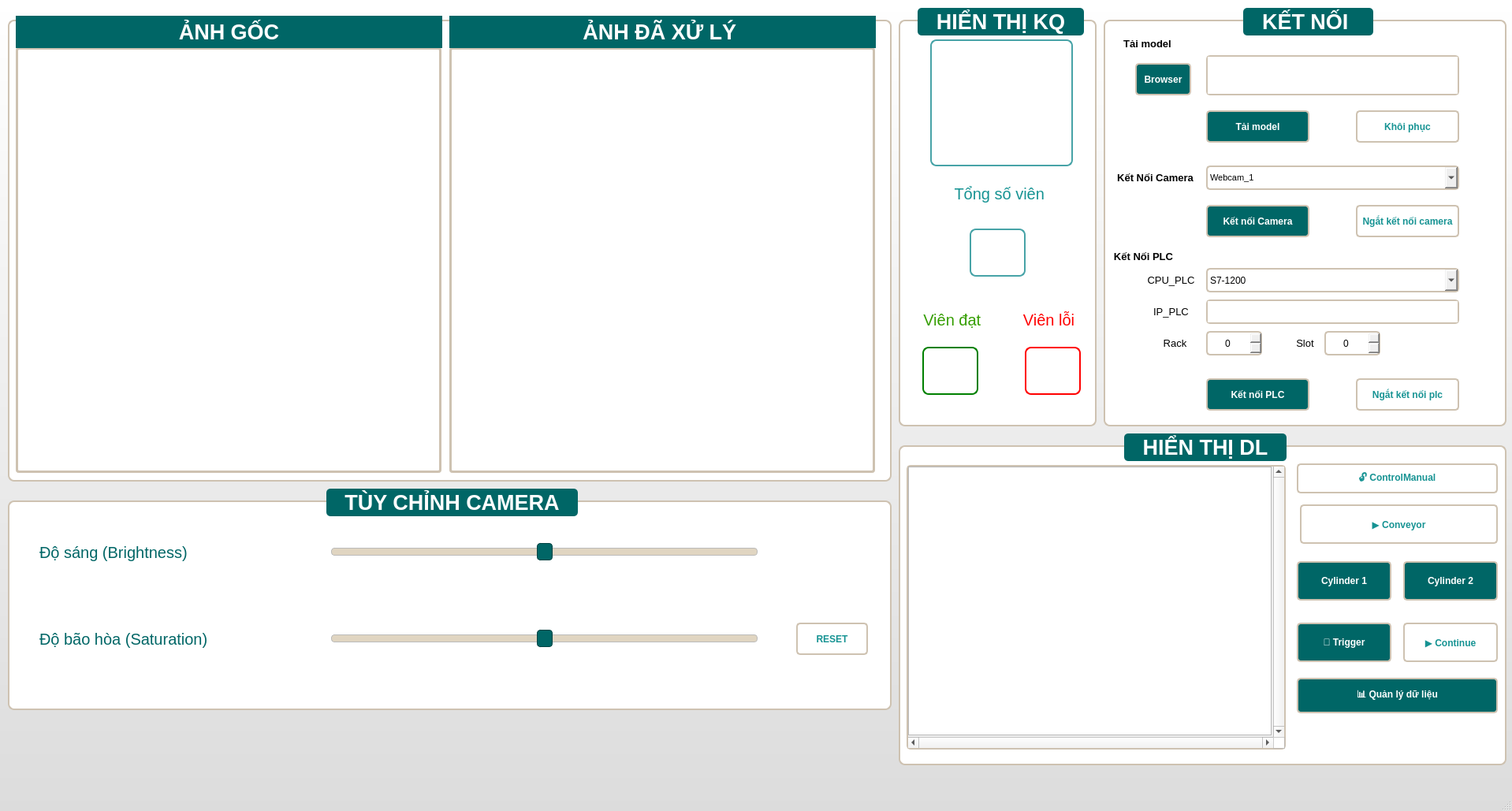
<?xml version="1.0" encoding="UTF-8"?>
<ui version="4.0">
 <class>Main</class>
 <widget class="QMainWindow" name="Main">
  <property name="windowModality">
   <enum>Qt::ApplicationModal</enum>
  </property>
  <property name="geometry">
   <rect>
    <x>0</x>
    <y>0</y>
    <width>1918</width>
    <height>1029</height>
   </rect>
  </property>
  <property name="windowTitle">
   <string>MainWindow</string>
  </property>
  <property name="windowState">
   <enum>Qt::WindowMaximized</enum>
  </property>
  <property name="styleSheet">
   <string notr="true">/* Thiết lập cho các GroupBox */
QGroupBox {
    border: 2px solid #CEC2B1;
    border-radius: 8px;
    margin-top: 15px; /* Tạo khoảng trống cho title */
    background-color: #FFFFFF;
}

QGroupBox::title {
    subcontrol-origin: margin;
    subcontrol-position: top center; 
    padding: 2px 20px;
    background-color: #006666;
    color: white;
    font-weight: bold;
    border-radius: 5px;
}
QMainWindow {
    background-color: qlineargradient(spread:pad, x1:0, y1:0, x2:0, y2:1, stop:0 #FFFFFF, stop:1 #DCDCDC);
}</string>
  </property>
  <widget class="QWidget" name="centralwidget">
   <widget class="QGroupBox" name="groupBox_hinhanh">
    <property name="geometry">
     <rect>
      <x>10</x>
      <y>10</y>
      <width>1121</width>
      <height>601</height>
     </rect>
    </property>
    <property name="mouseTracking">
     <bool>false</bool>
    </property>
    <property name="styleSheet">
     <string notr="true"/>
    </property>
    <property name="title">
     <string/>
    </property>
    <widget class="QGraphicsView" name="Anhdaxuly">
     <property name="geometry">
      <rect>
       <x>560</x>
       <y>50</y>
       <width>540</width>
       <height>540</height>
      </rect>
     </property>
     <property name="styleSheet">
      <string notr="true">QGraphicsView {
    border: 3px solid #CEC2B1; /* Viền màu be, dày 3px cho nổi bật */
    background-color: #FFFFFF; /* Đảm bảo nền luôn trắng sạch */
    border-radius: 4px;        /* Bo góc nhẹ cho hiện đại */
}</string>
     </property>
     <property name="verticalScrollBarPolicy">
      <enum>Qt::ScrollBarAlwaysOff</enum>
     </property>
     <property name="horizontalScrollBarPolicy">
      <enum>Qt::ScrollBarAlwaysOff</enum>
     </property>
    </widget>
    <widget class="QLabel" name="label_2">
     <property name="geometry">
      <rect>
       <x>560</x>
       <y>10</y>
       <width>541</width>
       <height>41</height>
      </rect>
     </property>
     <property name="font">
      <font>
       <pointsize>20</pointsize>
       <weight>75</weight>
       <bold>true</bold>
      </font>
     </property>
     <property name="styleSheet">
      <string notr="true">background-color: #006666;
color: rgb(255, 255, 255);</string>
     </property>
     <property name="text">
      <string>ẢNH ĐÃ XỬ LÝ </string>
     </property>
     <property name="alignment">
      <set>Qt::AlignCenter</set>
     </property>
    </widget>
    <widget class="QGraphicsView" name="Anhgoc">
     <property name="geometry">
      <rect>
       <x>10</x>
       <y>50</y>
       <width>540</width>
       <height>540</height>
      </rect>
     </property>
     <property name="styleSheet">
      <string notr="true">QGraphicsView {
    border: 3px solid #CEC2B1; /* Viền màu be, dày 3px cho nổi bật */
    background-color: #FFFFFF; /* Đảm bảo nền luôn trắng sạch */
    border-radius: 4px;        /* Bo góc nhẹ cho hiện đại */
}</string>
     </property>
     <property name="verticalScrollBarPolicy">
      <enum>Qt::ScrollBarAlwaysOff</enum>
     </property>
     <property name="horizontalScrollBarPolicy">
      <enum>Qt::ScrollBarAlwaysOff</enum>
     </property>
    </widget>
    <widget class="QLabel" name="label">
     <property name="geometry">
      <rect>
       <x>10</x>
       <y>10</y>
       <width>541</width>
       <height>41</height>
      </rect>
     </property>
     <property name="font">
      <font>
       <pointsize>20</pointsize>
       <weight>75</weight>
       <bold>true</bold>
      </font>
     </property>
     <property name="styleSheet">
      <string notr="true">background-color: #006666;
color: rgb(255, 255, 255);</string>
     </property>
     <property name="text">
      <string>ẢNH GỐC</string>
     </property>
     <property name="alignment">
      <set>Qt::AlignCenter</set>
     </property>
    </widget>
   </widget>
   <widget class="QGroupBox" name="groupBox_ketnoi">
    <property name="geometry">
     <rect>
      <x>1400</x>
      <y>10</y>
      <width>511</width>
      <height>531</height>
     </rect>
    </property>
    <property name="font">
     <font>
      <pointsize>20</pointsize>
      <weight>75</weight>
      <bold>true</bold>
     </font>
    </property>
    <property name="styleSheet">
     <string notr="true"/>
    </property>
    <property name="title">
     <string>KẾT NỐI </string>
    </property>
    <property name="alignment">
     <set>Qt::AlignCenter</set>
    </property>
    <widget class="QLabel" name="label_9">
     <property name="geometry">
      <rect>
       <x>10</x>
       <y>300</y>
       <width>81</width>
       <height>31</height>
      </rect>
     </property>
     <property name="font">
      <font>
       <pointsize>10</pointsize>
       <weight>75</weight>
       <bold>true</bold>
      </font>
     </property>
     <property name="text">
      <string>Kết Nối PLC</string>
     </property>
     <property name="alignment">
      <set>Qt::AlignCenter</set>
     </property>
    </widget>
    <widget class="QLabel" name="label_10">
     <property name="geometry">
      <rect>
       <x>10</x>
       <y>200</y>
       <width>111</width>
       <height>31</height>
      </rect>
     </property>
     <property name="font">
      <font>
       <pointsize>10</pointsize>
       <weight>75</weight>
       <bold>true</bold>
      </font>
     </property>
     <property name="text">
      <string>Kết Nối Camera</string>
     </property>
     <property name="alignment">
      <set>Qt::AlignCenter</set>
     </property>
    </widget>
    <widget class="QComboBox" name="cbKetnoicamera">
     <property name="geometry">
      <rect>
       <x>130</x>
       <y>200</y>
       <width>321</width>
       <height>31</height>
      </rect>
     </property>
     <property name="font">
      <font>
       <pointsize>8</pointsize>
       <weight>50</weight>
       <bold>false</bold>
      </font>
     </property>
     <property name="styleSheet">
      <string notr="true">border: 2px solid #CEC2B1;
border-radius: 5px;</string>
     </property>
     <item>
      <property name="text">
       <string>Webcam_1</string>
      </property>
     </item>
     <item>
      <property name="text">
       <string>Webcam_2</string>
      </property>
     </item>
     <item>
      <property name="text">
       <string>Camera_custom</string>
      </property>
     </item>
    </widget>
    <widget class="QTextEdit" name="Ipplc">
     <property name="geometry">
      <rect>
       <x>130</x>
       <y>370</y>
       <width>321</width>
       <height>31</height>
      </rect>
     </property>
     <property name="acceptDrops">
      <bool>true</bool>
     </property>
     <property name="styleSheet">
      <string notr="true">QTextEdit{
border: 2px solid #CEC2B1;
	border-radius: 5px;
}</string>
     </property>
     <property name="verticalScrollBarPolicy">
      <enum>Qt::ScrollBarAlwaysOff</enum>
     </property>
     <property name="horizontalScrollBarPolicy">
      <enum>Qt::ScrollBarAlwaysOff</enum>
     </property>
     <property name="undoRedoEnabled">
      <bool>true</bool>
     </property>
     <property name="acceptRichText">
      <bool>true</bool>
     </property>
    </widget>
    <widget class="QLabel" name="label_11">
     <property name="geometry">
      <rect>
       <x>50</x>
       <y>370</y>
       <width>71</width>
       <height>31</height>
      </rect>
     </property>
     <property name="font">
      <font>
       <pointsize>10</pointsize>
       <weight>50</weight>
       <bold>false</bold>
      </font>
     </property>
     <property name="text">
      <string>IP_PLC</string>
     </property>
     <property name="alignment">
      <set>Qt::AlignCenter</set>
     </property>
    </widget>
    <widget class="QLabel" name="label_12">
     <property name="geometry">
      <rect>
       <x>70</x>
       <y>410</y>
       <width>41</width>
       <height>31</height>
      </rect>
     </property>
     <property name="font">
      <font>
       <pointsize>10</pointsize>
       <weight>50</weight>
       <bold>false</bold>
      </font>
     </property>
     <property name="text">
      <string>Rack</string>
     </property>
     <property name="alignment">
      <set>Qt::AlignCenter</set>
     </property>
    </widget>
    <widget class="QLabel" name="label_13">
     <property name="geometry">
      <rect>
       <x>240</x>
       <y>410</y>
       <width>31</width>
       <height>31</height>
      </rect>
     </property>
     <property name="font">
      <font>
       <pointsize>10</pointsize>
       <weight>50</weight>
       <bold>false</bold>
      </font>
     </property>
     <property name="text">
      <string>Slot</string>
     </property>
     <property name="alignment">
      <set>Qt::AlignCenter</set>
     </property>
    </widget>
    <widget class="QPushButton" name="btKetnoiplc">
     <property name="geometry">
      <rect>
       <x>130</x>
       <y>470</y>
       <width>131</width>
       <height>41</height>
      </rect>
     </property>
     <property name="minimumSize">
      <size>
       <width>0</width>
       <height>0</height>
      </size>
     </property>
     <property name="font">
      <font>
       <weight>75</weight>
       <bold>true</bold>
      </font>
     </property>
     <property name="styleSheet">
      <string notr="true">QPushButton {
    background-color: #006666;
    color: white;
    border: 2px solid #CEC2B1;
	border-radius: 5px;
    padding: 5px;
    font-weight: bold;
}

QPushButton:hover {
    background-color: #008080; /* Hiệu ứng khi di chuột */
}
QPushButton:pressed {
	background-color: #0F6A6A;
}</string>
     </property>
     <property name="text">
      <string>Kết nối PLC</string>
     </property>
    </widget>
    <widget class="QPushButton" name="btKetnoicamera">
     <property name="geometry">
      <rect>
       <x>130</x>
       <y>250</y>
       <width>131</width>
       <height>41</height>
      </rect>
     </property>
     <property name="font">
      <font>
       <weight>75</weight>
       <bold>true</bold>
       <kerning>true</kerning>
      </font>
     </property>
     <property name="styleSheet">
      <string notr="true">QPushButton {
    background-color: #006666;
    color: white;
    border: 2px solid #CEC2B1;
	border-radius: 5px;
    padding: 5px;
    font-weight: bold;
}

QPushButton:hover {
    background-color: #008080; /* Hiệu ứng khi di chuột */
}
QPushButton:pressed {
	background-color: #0F6A6A;
}</string>
     </property>
     <property name="text">
      <string>Kết nối Camera</string>
     </property>
    </widget>
    <widget class="QPushButton" name="btNgatketnoicamera">
     <property name="geometry">
      <rect>
       <x>320</x>
       <y>250</y>
       <width>131</width>
       <height>41</height>
      </rect>
     </property>
     <property name="font">
      <font>
       <weight>75</weight>
       <bold>true</bold>
      </font>
     </property>
     <property name="styleSheet">
      <string notr="true">QPushButton {
	color: #169393;
	background-color: #FFFFFF;
	border: 2px solid #CEC2B1;
	border-radius: 5px;
}
QPushButton:hover {
	background-color: #E2C0B2;
	color: #FFFFFF;
}
QPushButton:pressed {
	background-color: #B5A08C;
}</string>
     </property>
     <property name="text">
      <string>Ngắt kết nối camera</string>
     </property>
    </widget>
    <widget class="QPushButton" name="btNgatketnoiplc">
     <property name="geometry">
      <rect>
       <x>320</x>
       <y>470</y>
       <width>131</width>
       <height>41</height>
      </rect>
     </property>
     <property name="font">
      <font>
       <weight>75</weight>
       <bold>true</bold>
      </font>
     </property>
     <property name="styleSheet">
      <string notr="true">QPushButton {
	color: #169393;
	background-color: #FFFFFF;
	border: 2px solid #CEC2B1;
	border-radius: 5px;
}
QPushButton:hover {
	background-color: #E2C0B2;
	color: #FFFFFF;
}
QPushButton:pressed {
	background-color: #B5A08C;
}</string>
     </property>
     <property name="text">
      <string>Ngắt kết nối plc</string>
     </property>
    </widget>
    <widget class="QPushButton" name="btTaimodel">
     <property name="geometry">
      <rect>
       <x>130</x>
       <y>130</y>
       <width>131</width>
       <height>41</height>
      </rect>
     </property>
     <property name="font">
      <font>
       <weight>75</weight>
       <bold>true</bold>
       <kerning>true</kerning>
      </font>
     </property>
     <property name="styleSheet">
      <string notr="true">QPushButton {
    background-color: #006666;
    color: white;
    border: 2px solid #CEC2B1;
	border-radius: 5px;
    padding: 5px;
    font-weight: bold;
}

QPushButton:hover {
    background-color: #008080; /* Hiệu ứng khi di chuột */
}
QPushButton:pressed {
	background-color: #0F6A6A;
}</string>
     </property>
     <property name="text">
      <string>Tải model</string>
     </property>
    </widget>
    <widget class="QTextEdit" name="duongdanmodel">
     <property name="geometry">
      <rect>
       <x>130</x>
       <y>60</y>
       <width>321</width>
       <height>51</height>
      </rect>
     </property>
     <property name="styleSheet">
      <string notr="true">QTextEdit{
border: 2px solid #CEC2B1;
	border-radius: 5px;
}</string>
     </property>
     <property name="verticalScrollBarPolicy">
      <enum>Qt::ScrollBarAlwaysOff</enum>
     </property>
     <property name="horizontalScrollBarPolicy">
      <enum>Qt::ScrollBarAlwaysOff</enum>
     </property>
    </widget>
    <widget class="QPushButton" name="btKhoiphuc">
     <property name="geometry">
      <rect>
       <x>320</x>
       <y>130</y>
       <width>131</width>
       <height>41</height>
      </rect>
     </property>
     <property name="font">
      <font>
       <weight>75</weight>
       <bold>true</bold>
      </font>
     </property>
     <property name="styleSheet">
      <string notr="true">QPushButton {
	color: #169393;
	background-color: #FFFFFF;
	border: 2px solid #CEC2B1;
	border-radius: 5px;
}
QPushButton:hover {
	background-color: #E2C0B2;
	color: #FFFFFF;
}
QPushButton:pressed {
	background-color: #B5A08C;
}</string>
     </property>
     <property name="text">
      <string>Khôi phục</string>
     </property>
    </widget>
    <widget class="QLabel" name="label_15">
     <property name="geometry">
      <rect>
       <x>0</x>
       <y>30</y>
       <width>111</width>
       <height>31</height>
      </rect>
     </property>
     <property name="font">
      <font>
       <pointsize>10</pointsize>
       <weight>75</weight>
       <bold>true</bold>
      </font>
     </property>
     <property name="text">
      <string>Tải model</string>
     </property>
     <property name="alignment">
      <set>Qt::AlignCenter</set>
     </property>
    </widget>
    <widget class="QPushButton" name="btBrowser">
     <property name="geometry">
      <rect>
       <x>40</x>
       <y>70</y>
       <width>71</width>
       <height>41</height>
      </rect>
     </property>
     <property name="font">
      <font>
       <weight>75</weight>
       <bold>true</bold>
       <kerning>true</kerning>
      </font>
     </property>
     <property name="styleSheet">
      <string notr="true">QPushButton {
    background-color: #006666;
    color: white;
    border: 2px solid #CEC2B1;
	border-radius: 5px;
    padding: 5px;
    font-weight: bold;
}

QPushButton:hover {
    background-color: #008080; /* Hiệu ứng khi di chuột */
}
QPushButton:pressed {
	background-color: #0F6A6A;
}</string>
     </property>
     <property name="text">
      <string>Browser</string>
     </property>
    </widget>
    <widget class="QSpinBox" name="Rackplc">
     <property name="geometry">
      <rect>
       <x>130</x>
       <y>410</y>
       <width>71</width>
       <height>31</height>
      </rect>
     </property>
     <property name="styleSheet">
      <string notr="true">QSpinBox{
border: 2px solid #CEC2B1;
	border-radius: 5px;
}</string>
     </property>
     <property name="alignment">
      <set>Qt::AlignCenter</set>
     </property>
    </widget>
    <widget class="QSpinBox" name="Slotplc">
     <property name="geometry">
      <rect>
       <x>280</x>
       <y>410</y>
       <width>71</width>
       <height>31</height>
      </rect>
     </property>
     <property name="styleSheet">
      <string notr="true">QSpinBox{
border: 2px solid #CEC2B1;
	border-radius: 5px;
}</string>
     </property>
     <property name="alignment">
      <set>Qt::AlignCenter</set>
     </property>
    </widget>
    <widget class="QComboBox" name="CPU_PLC">
     <property name="geometry">
      <rect>
       <x>130</x>
       <y>330</y>
       <width>321</width>
       <height>31</height>
      </rect>
     </property>
     <property name="styleSheet">
      <string notr="true">border: 2px solid #CEC2B1;
border-radius: 5px;
</string>
     </property>
     <item>
      <property name="text">
       <string>S7-1200</string>
      </property>
     </item>
     <item>
      <property name="text">
       <string>S7-1500</string>
      </property>
     </item>
     <item>
      <property name="text">
       <string>S7-400</string>
      </property>
     </item>
    </widget>
    <widget class="QLabel" name="label_20">
     <property name="geometry">
      <rect>
       <x>50</x>
       <y>330</y>
       <width>71</width>
       <height>31</height>
      </rect>
     </property>
     <property name="font">
      <font>
       <pointsize>10</pointsize>
       <weight>50</weight>
       <bold>false</bold>
      </font>
     </property>
     <property name="text">
      <string>CPU_PLC</string>
     </property>
     <property name="alignment">
      <set>Qt::AlignCenter</set>
     </property>
    </widget>
   </widget>
   <widget class="QGroupBox" name="groupBox_hienthidl">
    <property name="geometry">
     <rect>
      <x>1140</x>
      <y>550</y>
      <width>771</width>
      <height>421</height>
     </rect>
    </property>
    <property name="font">
     <font>
      <pointsize>20</pointsize>
      <weight>75</weight>
      <bold>true</bold>
     </font>
    </property>
    <property name="styleSheet">
     <string notr="true"/>
    </property>
    <property name="title">
     <string>HIỂN THỊ DL</string>
    </property>
    <property name="alignment">
     <set>Qt::AlignCenter</set>
    </property>
    <widget class="QScrollArea" name="scrollArea">
     <property name="geometry">
      <rect>
       <x>10</x>
       <y>40</y>
       <width>481</width>
       <height>361</height>
      </rect>
     </property>
     <property name="styleSheet">
      <string notr="true">/* Chỉnh viền tổng thể cho ScrollArea */
QScrollArea {
    border: 2px solid #CEC2B1; /* Màu be trung tính đồng bộ với GroupBox */
    border-radius: 5px;        /* Bo góc nhẹ cho hiện đại */
    background-color: #FFFFFF; /* Đảm bảo nền trắng sạch */
}

/* Quan trọng: Chỉnh viền cho vùng nội dung bên trong để không bị đè viền */
QScrollArea #scrollAreaWidgetContents {
    background-color: #FFFFFF;
}</string>
     </property>
     <property name="verticalScrollBarPolicy">
      <enum>Qt::ScrollBarAlwaysOn</enum>
     </property>
     <property name="horizontalScrollBarPolicy">
      <enum>Qt::ScrollBarAlwaysOn</enum>
     </property>
     <property name="sizeAdjustPolicy">
      <enum>QAbstractScrollArea::AdjustIgnored</enum>
     </property>
     <property name="widgetResizable">
      <bool>true</bool>
     </property>
     <widget class="QWidget" name="scrollAreaWidgetContents_2">
      <property name="geometry">
       <rect>
        <x>0</x>
        <y>0</y>
        <width>460</width>
        <height>340</height>
       </rect>
      </property>
      <widget class="QListView" name="Hienthidulieu">
       <property name="geometry">
        <rect>
         <x>0</x>
         <y>0</y>
         <width>461</width>
         <height>341</height>
        </rect>
       </property>
      </widget>
     </widget>
    </widget>
    <widget class="QPushButton" name="btControlManual">
     <property name="geometry">
      <rect>
       <x>505</x>
       <y>38</y>
       <width>255</width>
       <height>38</height>
      </rect>
     </property>
     <property name="font">
      <font>
       <weight>75</weight>
       <bold>true</bold>
      </font>
     </property>
     <property name="styleSheet">
      <string notr="true">QPushButton {
	color: #169393;
	background-color: #FFFFFF;
	border: 2px solid #CEC2B1;
	border-radius: 5px;
}
QPushButton:hover {
	background-color: #E2C0B2;
	color: #FFFFFF;
}
QPushButton:pressed {
	background-color: #B5A08C;
}</string>
     </property>
     <property name="text">
      <string>🔓 ControlManual</string>
     </property>
    </widget>
    <widget class="QPushButton" name="btXuat">
     <property name="geometry">
      <rect>
       <x>505</x>
       <y>310</y>
       <width>255</width>
       <height>45</height>
      </rect>
     </property>
     <property name="font">
      <font>
       <weight>75</weight>
       <bold>true</bold>
      </font>
     </property>
     <property name="layoutDirection">
      <enum>Qt::LeftToRight</enum>
     </property>
     <property name="styleSheet">
      <string notr="true">QPushButton {
    background-color: #006666;
    color: white;
    border: 2px solid #CEC2B1;
	border-radius: 5px;
    padding: 5px;
    font-weight: bold;
}
QPushButton:hover {
    background-color: #008080; /* Hiệu ứng khi di chuột */
}
QPushButton:pressed {
	background-color: #0F6A6A;
}</string>
     </property>
     <property name="text">
      <string>📊 Quản lý dữ liệu</string>
     </property>
    </widget>
    <widget class="QPushButton" name="btConveyor">
     <property name="geometry">
      <rect>
       <x>509</x>
       <y>90</y>
       <width>251</width>
       <height>50</height>
      </rect>
     </property>
     <property name="font">
      <font>
       <weight>75</weight>
       <bold>true</bold>
      </font>
     </property>
     <property name="styleSheet">
      <string notr="true">QPushButton {
	color: #169393;
	background-color: #FFFFFF;
	border: 2px solid #CEC2B1;
	border-radius: 5px;
}
QPushButton:hover {
	background-color: #E2C0B2;
	color: #FFFFFF;
}
QPushButton:pressed {
	background-color: #B5A08C;
}</string>
     </property>
     <property name="text">
      <string>▶ Conveyor</string>
     </property>
    </widget>
    <widget class="QPushButton" name="btCylinder1">
     <property name="geometry">
      <rect>
       <x>505</x>
       <y>162</y>
       <width>120</width>
       <height>50</height>
      </rect>
     </property>
     <property name="font">
      <font>
       <weight>75</weight>
       <bold>true</bold>
      </font>
     </property>
     <property name="styleSheet">
      <string notr="true">QPushButton {
    background-color: #006666;
    color: white;
    border: 2px solid #CEC2B1;
	border-radius: 5px;
    padding: 5px;
    font-weight: bold;
}
QPushButton:hover {
    background-color: #008080;
}
QPushButton:pressed {
	background-color: #0F6A6A;
}</string>
     </property>
     <property name="text">
      <string>Cylinder 1</string>
     </property>
    </widget>
    <widget class="QPushButton" name="btCylinder2">
     <property name="geometry">
      <rect>
       <x>640</x>
       <y>162</y>
       <width>120</width>
       <height>50</height>
      </rect>
     </property>
     <property name="font">
      <font>
       <weight>75</weight>
       <bold>true</bold>
      </font>
     </property>
     <property name="styleSheet">
      <string notr="true">QPushButton {
    background-color: #006666;
    color: white;
    border: 2px solid #CEC2B1;
	border-radius: 5px;
    padding: 5px;
    font-weight: bold;
}
QPushButton:hover {
    background-color: #008080;
}
QPushButton:pressed {
	background-color: #0F6A6A;
}</string>
     </property>
     <property name="text">
      <string>Cylinder 2</string>
     </property>
    </widget>
    <widget class="QPushButton" name="btTrigger">
     <property name="geometry">
      <rect>
       <x>505</x>
       <y>240</y>
       <width>120</width>
       <height>50</height>
      </rect>
     </property>
     <property name="font">
      <font>
       <weight>75</weight>
       <bold>true</bold>
      </font>
     </property>
     <property name="styleSheet">
      <string notr="true">QPushButton {
    background-color: #006666;
    color: white;
    border: 2px solid #CEC2B1;
	border-radius: 5px;
    padding: 5px;
    font-weight: bold;
}
QPushButton:hover {
    background-color: #008080;
}
QPushButton:pressed {
	background-color: #0F6A6A;
}</string>
     </property>
     <property name="text">
      <string>📸 Trigger</string>
     </property>
    </widget>
    <widget class="QPushButton" name="btContinue">
     <property name="geometry">
      <rect>
       <x>640</x>
       <y>240</y>
       <width>120</width>
       <height>50</height>
      </rect>
     </property>
     <property name="font">
      <font>
       <weight>75</weight>
       <bold>true</bold>
      </font>
     </property>
     <property name="styleSheet">
      <string notr="true">QPushButton {
	color: #169393;
	background-color: #FFFFFF;
	border: 2px solid #CEC2B1;
	border-radius: 5px;
}
QPushButton:hover {
	background-color: #E2C0B2;
	color: #FFFFFF;
}
QPushButton:pressed {
	background-color: #B5A08C;
}</string>
     </property>
     <property name="text">
      <string>▶ Continue</string>
     </property>
    </widget>
   </widget>
   <widget class="QGroupBox" name="groupBox_tuychinhcamera">
    <property name="geometry">
     <rect>
      <x>10</x>
      <y>620</y>
      <width>1121</width>
      <height>281</height>
     </rect>
    </property>
    <property name="font">
     <font>
      <pointsize>20</pointsize>
      <weight>75</weight>
      <bold>true</bold>
     </font>
    </property>
    <property name="styleSheet">
     <string notr="true"/>
    </property>
    <property name="title">
     <string>TÙY CHỈNH CAMERA</string>
    </property>
    <property name="alignment">
     <set>Qt::AlignCenter</set>
    </property>
    <widget class="QSlider" name="Slider_Dosang">
     <property name="geometry">
      <rect>
       <x>410</x>
       <y>60</y>
       <width>541</width>
       <height>41</height>
      </rect>
     </property>
     <property name="styleSheet">
      <string notr="true">QSlider::groove:horizontal {
    border: 1px solid #bbb;
    height: 8px;
    background: #e0d5c1;
    border-radius: 4px;
}

QSlider::handle:horizontal {
    background: #006666;
    border: 1px solid #004444;
    width: 18px;
    margin: -7px 0;
    border-radius: 4px;
}</string>
     </property>
     <property name="minimum">
      <number>-50</number>
     </property>
     <property name="maximum">
      <number>50</number>
     </property>
     <property name="pageStep">
      <number>5</number>
     </property>
     <property name="value">
      <number>0</number>
     </property>
     <property name="sliderPosition">
      <number>0</number>
     </property>
     <property name="orientation">
      <enum>Qt::Horizontal</enum>
     </property>
     <property name="tickPosition">
      <enum>QSlider::TicksBothSides</enum>
     </property>
     <property name="tickInterval">
      <number>5</number>
     </property>
    </widget>
    <widget class="QLabel" name="label_16">
     <property name="geometry">
      <rect>
       <x>40</x>
       <y>60</y>
       <width>201</width>
       <height>41</height>
      </rect>
     </property>
     <property name="font">
      <font>
       <pointsize>15</pointsize>
       <weight>50</weight>
       <bold>false</bold>
      </font>
     </property>
     <property name="styleSheet">
      <string notr="true">color: #006666;</string>
     </property>
     <property name="text">
      <string>Độ sáng (Brightness)</string>
     </property>
     <property name="alignment">
      <set>Qt::AlignLeading|Qt::AlignLeft|Qt::AlignVCenter</set>
     </property>
    </widget>
    <widget class="QSlider" name="Slider_baohoa">
     <property name="geometry">
      <rect>
       <x>410</x>
       <y>170</y>
       <width>541</width>
       <height>41</height>
      </rect>
     </property>
     <property name="styleSheet">
      <string notr="true">QSlider::groove:horizontal {
    border: 1px solid #bbb;
    height: 8px;
    background: #e0d5c1;
    border-radius: 4px;
}

QSlider::handle:horizontal {
    background: #006666;
    border: 1px solid #004444;
    width: 18px;
    margin: -7px 0;
    border-radius: 4px;
}</string>
     </property>
     <property name="minimum">
      <number>-50</number>
     </property>
     <property name="maximum">
      <number>50</number>
     </property>
     <property name="pageStep">
      <number>5</number>
     </property>
     <property name="value">
      <number>0</number>
     </property>
     <property name="sliderPosition">
      <number>0</number>
     </property>
     <property name="orientation">
      <enum>Qt::Horizontal</enum>
     </property>
     <property name="tickPosition">
      <enum>QSlider::TicksBothSides</enum>
     </property>
     <property name="tickInterval">
      <number>5</number>
     </property>
    </widget>
    <widget class="QLabel" name="label_17">
     <property name="geometry">
      <rect>
       <x>40</x>
       <y>170</y>
       <width>221</width>
       <height>41</height>
      </rect>
     </property>
     <property name="font">
      <font>
       <pointsize>15</pointsize>
       <weight>50</weight>
       <bold>false</bold>
      </font>
     </property>
     <property name="styleSheet">
      <string notr="true">color: #006666;</string>
     </property>
     <property name="text">
      <string>Độ bão hòa (Saturation)</string>
     </property>
     <property name="alignment">
      <set>Qt::AlignLeading|Qt::AlignLeft|Qt::AlignVCenter</set>
     </property>
    </widget>
    <widget class="QPushButton" name="Resset_hinhanh">
     <property name="geometry">
      <rect>
       <x>1000</x>
       <y>170</y>
       <width>91</width>
       <height>41</height>
      </rect>
     </property>
     <property name="font">
      <font>
       <weight>75</weight>
       <bold>true</bold>
      </font>
     </property>
     <property name="styleSheet">
      <string notr="true">QPushButton {
	color: #169393;
	background-color: #FFFFFF;
	border: 2px solid #CEC2B1;
	border-radius: 5px;
}
QPushButton:hover {
	background-color: #E2C0B2;
	color: #FFFFFF;
}
QPushButton:pressed {
	background-color: #B5A08C;
}</string>
     </property>
     <property name="text">
      <string>RESET</string>
     </property>
    </widget>
   </widget>
   <widget class="QGroupBox" name="groupBox_hienthikq">
    <property name="geometry">
     <rect>
      <x>1140</x>
      <y>10</y>
      <width>251</width>
      <height>531</height>
     </rect>
    </property>
    <property name="font">
     <font>
      <pointsize>20</pointsize>
      <weight>75</weight>
      <bold>true</bold>
     </font>
    </property>
    <property name="styleSheet">
     <string notr="true"/>
    </property>
    <property name="title">
     <string>HIỂN THỊ KQ</string>
    </property>
    <property name="alignment">
     <set>Qt::AlignCenter</set>
    </property>
    <widget class="QLabel" name="label_3">
     <property name="geometry">
      <rect>
       <x>70</x>
       <y>200</y>
       <width>121</width>
       <height>71</height>
      </rect>
     </property>
     <property name="font">
      <font>
       <pointsize>15</pointsize>
       <weight>50</weight>
       <bold>false</bold>
      </font>
     </property>
     <property name="styleSheet">
      <string notr="true">color: rgb(22, 147, 147);
</string>
     </property>
     <property name="text">
      <string>Tổng số viên </string>
     </property>
     <property name="alignment">
      <set>Qt::AlignCenter</set>
     </property>
    </widget>
    <widget class="QLabel" name="Tongsovien">
     <property name="geometry">
      <rect>
       <x>90</x>
       <y>280</y>
       <width>71</width>
       <height>61</height>
      </rect>
     </property>
     <property name="font">
      <font>
       <pointsize>15</pointsize>
      </font>
     </property>
     <property name="styleSheet">
      <string notr="true">QLabel
{
   border: 2px solid #47A3A7; 
    border-radius: 8px;

}</string>
     </property>
     <property name="text">
      <string/>
     </property>
     <property name="alignment">
      <set>Qt::AlignCenter</set>
     </property>
     <property name="wordWrap">
      <bool>false</bool>
     </property>
    </widget>
    <widget class="QLabel" name="Viendat">
     <property name="geometry">
      <rect>
       <x>30</x>
       <y>430</y>
       <width>71</width>
       <height>61</height>
      </rect>
     </property>
     <property name="font">
      <font>
       <pointsize>15</pointsize>
      </font>
     </property>
     <property name="styleSheet">
      <string notr="true">QLabel
{
   border: 2px solid green; 
    border-radius: 8px;

}</string>
     </property>
     <property name="text">
      <string/>
     </property>
     <property name="alignment">
      <set>Qt::AlignCenter</set>
     </property>
     <property name="wordWrap">
      <bool>false</bool>
     </property>
    </widget>
    <widget class="QLabel" name="label_6">
     <property name="geometry">
      <rect>
       <x>20</x>
       <y>360</y>
       <width>101</width>
       <height>71</height>
      </rect>
     </property>
     <property name="font">
      <font>
       <pointsize>15</pointsize>
       <weight>50</weight>
       <bold>false</bold>
      </font>
     </property>
     <property name="styleSheet">
      <string notr="true">color: rgb(52, 157, 0);</string>
     </property>
     <property name="text">
      <string>Viên đạt </string>
     </property>
     <property name="alignment">
      <set>Qt::AlignCenter</set>
     </property>
    </widget>
    <widget class="QLabel" name="Vienloi">
     <property name="geometry">
      <rect>
       <x>160</x>
       <y>430</y>
       <width>71</width>
       <height>61</height>
      </rect>
     </property>
     <property name="font">
      <font>
       <pointsize>15</pointsize>
      </font>
     </property>
     <property name="styleSheet">
      <string notr="true">QLabel
{
   border: 2px solid red; 
    border-radius: 8px;

}</string>
     </property>
     <property name="text">
      <string/>
     </property>
     <property name="alignment">
      <set>Qt::AlignCenter</set>
     </property>
     <property name="wordWrap">
      <bool>false</bool>
     </property>
    </widget>
    <widget class="QLabel" name="label_8">
     <property name="geometry">
      <rect>
       <x>140</x>
       <y>360</y>
       <width>101</width>
       <height>71</height>
      </rect>
     </property>
     <property name="font">
      <font>
       <pointsize>15</pointsize>
       <weight>50</weight>
       <bold>false</bold>
      </font>
     </property>
     <property name="styleSheet">
      <string notr="true">color: rgb(255, 0, 0);</string>
     </property>
     <property name="text">
      <string>Viên lỗi</string>
     </property>
     <property name="alignment">
      <set>Qt::AlignCenter</set>
     </property>
    </widget>
    <widget class="QLabel" name="hienthiKQ">
     <property name="geometry">
      <rect>
       <x>40</x>
       <y>40</y>
       <width>181</width>
       <height>161</height>
      </rect>
     </property>
     <property name="font">
      <font>
       <pointsize>20</pointsize>
       <weight>75</weight>
       <bold>true</bold>
      </font>
     </property>
     <property name="styleSheet">
      <string notr="true">QLabel
{
   border: 2px solid #47A3A7; 
    border-radius: 8px;

}</string>
     </property>
     <property name="text">
      <string/>
     </property>
    </widget>
   </widget>
  </widget>
  <widget class="QStatusBar" name="statusbar"/>
 </widget>
 <resources>
  <include location="hinhanh.qrc"/>
 </resources>
 <connections/>
</ui>
